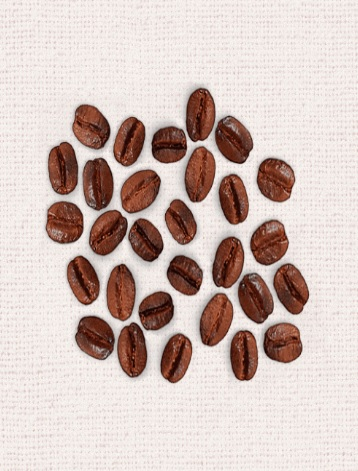
#> input picture SegmentacaoDeObjetos/graos.jpg, 358 x 471 px, found by its file name
$ python SegmentacaoPorBordas.py
#> lines starting #> are read from the running program, lines starting #| are printed output that depends on the picture; after the words box and inside, x2 and y2 are one past the last pixel; in counts of white or black regions, pixels touching at a corner belong together
import cv2 as cv
import numpy as np

imgOriginal = cv.imread("./SegmentacaoDeObjetos/graos.jpg", 0)
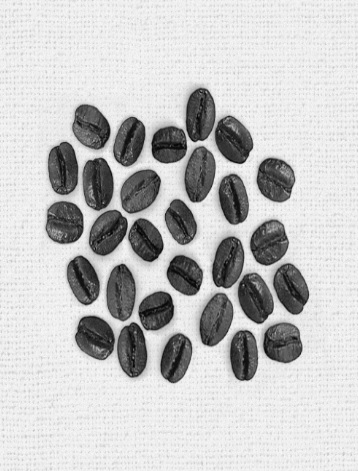
#> imgOriginal: shape (471, 358); min 0, max 251, mean 197.2

metodo = cv.THRESH_BINARY
ret, imagemBinarizada = cv.threshold(imgOriginal, 135, 255, metodo)
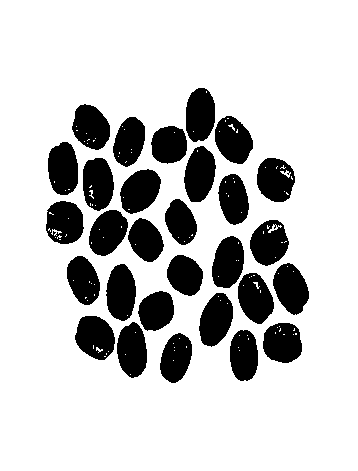
#> imagemBinarizada: shape (471, 358); 78.8% white; 29 black regions, largest, box (x1, y1, x2, y2) and area: (184, 146, 216, 202) 1325, (199, 293, 233, 347) 1319, (120, 169, 161, 214) 1317

e = np.ones((3,3), np.uint8)
imagemTratada = cv.morphologyEx(imagemBinarizada, cv.MORPH_CLOSE, e)
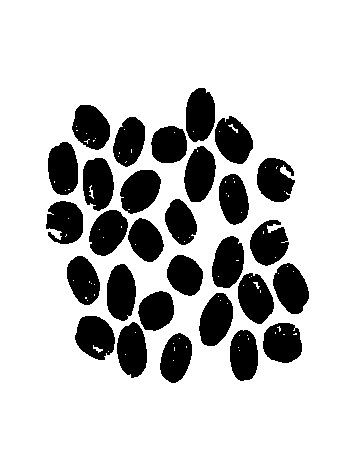
#> imagemTratada: shape (471, 358); 79% white; 29 black regions, largest, box (x1, y1, x2, y2) and area: (184, 146, 216, 202) 1323, (199, 293, 233, 346) 1318, (120, 170, 161, 214) 1311
imagemTratada = cv.erode(imagemTratada, e, iterations=2)
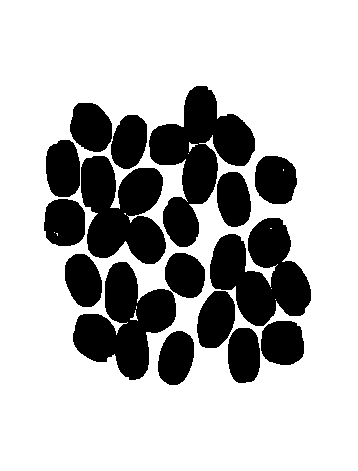
#> imagemTratada: shape (471, 358); 72.8% white; 16 black regions, largest, box (x1, y1, x2, y2) and area: (149, 86, 255, 247) 7708, (210, 218, 311, 326) 6615, (81, 156, 166, 264) 6372

imagemSegmentada = cv.Canny(imagemTratada, 100, 200)
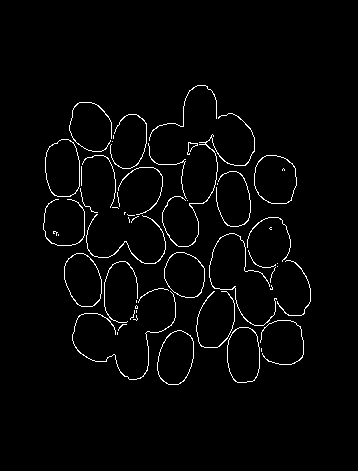
#> imagemSegmentada: shape (471, 358); 2.4% white in thin lines or dots, all inside (x1, y1, x2, y2) = (43, 85, 311, 385)

cv.imshow("Binarizada", imagemBinarizada)
cv.imshow("Tratada", imagemTratada)
cv.imshow("Segmentada", imagemSegmentada)

cv.waitKey(0)
cv.destroyAllWindows()
